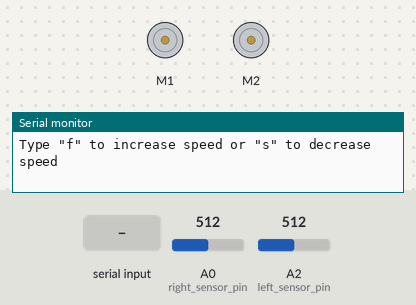
This sketch was run on a simulated Arduino Uno, built with avr-gcc and run on an emulated ATmega328P. On the bench: 2 × DC motor (green arrow = forward, orange = backward, longer = faster), the last lines printed to the serial monitor. The inputs (shaded band) are chosen by the test bench; at power-on: A0 (right_sensor_pin) = 512, A2 (left_sensor_pin) = 512.

Above: at 1.2 s.
1.3 s: "r" received over Serial
At 2.4 s:
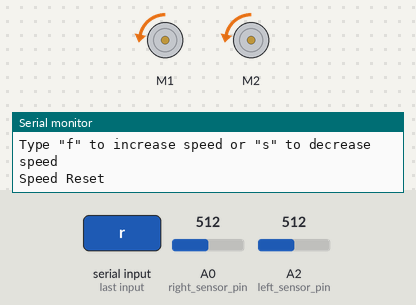
2.8 s: A0 (right_sensor_pin) set to 887
4.3 s: A0 (right_sensor_pin) set to 919
At 4.8 s:
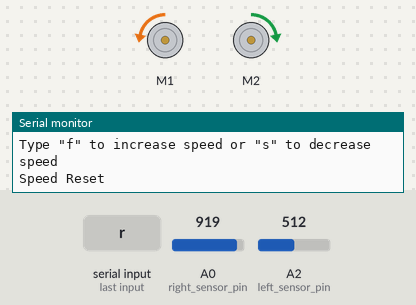
5.8 s: "f" received over Serial
At 6.9 s:
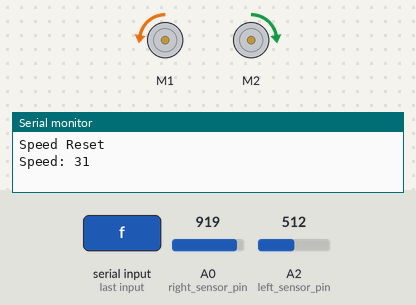
7.3 s: "0" received over Serial
At 8.3 s:
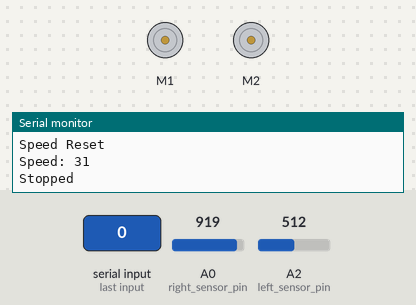
Timing chart, 0 to 9.8 s (numbered marks = the images above; inputs shaded):
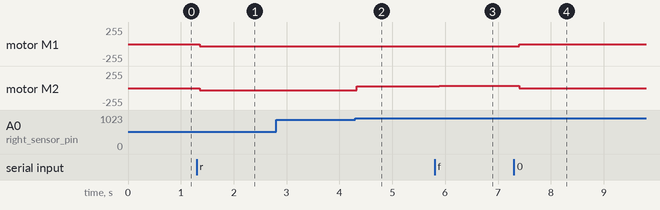

The sketch:

follow_line.ino
```cpp
// import necessary packages
#include <Wire.h>
#include <Adafruit_MotorShield.h>
#include "utility/Adafruit_MS_PWMServoDriver.h"

// initialize pins
Adafruit_MotorShield AFMS = Adafruit_MotorShield();
int input = 0;
int right_sensor_pin = A0;
int left_sensor_pin = A2;
Adafruit_DCMotor *right_motor = AFMS.getMotor(1);
Adafruit_DCMotor *left_motor = AFMS.getMotor(2);

// set initial sensor and motor values
int forward_speed = 0;
int sensor_threshold = 900;
int default_forward_speed = 30;

void setup() {
  // begin serial communication and the motor shield
  Serial.begin(9600);
  AFMS.begin();
  right_motor->setSpeed(forward_speed);
  left_motor->setSpeed(forward_speed);
  Serial.println("Type \"f\" to increase speed or \"s\" to decrease speed");
}

void loop() {
  // set the speed of the motors
  right_motor->setSpeed(forward_speed);
  left_motor->setSpeed(forward_speed);
  // check if there is a new message from serial
  if (Serial.available() > 0) {
    input = Serial.read();
    // increase speed if input is "f"
    if (input == 102) {
      forward_speed++;
      Serial.print("Speed: ");
      Serial.println(forward_speed);
    }
    // decrease speed if input is "s" and speed is positive
    else if (input == 115 && forward_speed > 0) {
      forward_speed--;
      Serial.print("Speed: ");
      Serial.println(forward_speed);
    }
    // stop motors if input is "0"
    else if (input == 48) {
      forward_speed = 0;
      Serial.println("Stopped");
    }
    // reset speed to default value if input is "r"
    else if (input == 114) {
      forward_speed = default_forward_speed;
      Serial.println("Speed Reset");
    }
    // check speed if input is "c"
    else if (input == 99) {
      Serial.print("Speed: ");
      Serial.println(forward_speed);
    }
    // warn user of invalid input if input is not "\n"
    else if (input != 10) {
      Serial.println("Invalid input");
    }
  }
  // turn right if the right sensor is on the line
  if (analogRead(right_sensor_pin) > sensor_threshold) {
    right_motor->run(BACKWARD);
    left_motor->run(FORWARD);
  }
  // turn left if the left sensor is on the line
  else if (analogRead(left_sensor_pin) > sensor_threshold) {
    right_motor->run(FORWARD);
    left_motor->run(BACKWARD);
  }
  // move forward if neither sensor is on the line
  else {
    right_motor->run(BACKWARD);
    left_motor->run(BACKWARD);
  }
  delay(50);
}
```

Measured:
- the behaviour switches between 900 and 901 on A0 (right_sensor_pin) (found by bisection; images 1 and 2)
- after the input at 1.3 s, motor M1, motor M2: stopped → backward 30/255 after 0.06 s
- after the input at 2.8 s, every drawn part: stays the same
- after the input at 4.3 s, motor M2: backward 30/255 → forward 30/255 at once
- after the input at 5.8 s, motor M1: backward 30/255 → backward 31/255 after 0.09 s; motor M2: forward 30/255 → forward 31/255 after 0.09 s
- after the input at 7.3 s, motor M1: backward 31/255 → stopped after 0.10 s; motor M2: forward 31/255 → stopped after 0.10 s
